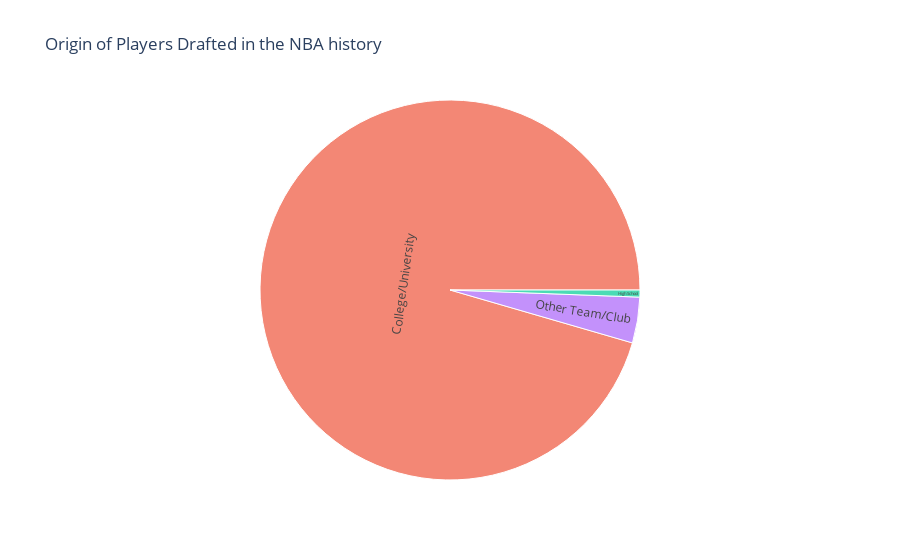

Write notebook code for a chart like this one.
### Code cell
# Plotting the data
px.sunburst(playerDraft_origin, 
            path = ['players_origin'],
            values = 'total_players',
            color = 'players_origin',
            hover_data = ['total_players'],
            color_continuous_scale = 'RdBu',
            title = 'Origin of Players Drafted in the NBA history')

### Figure 1 — Plotly figure (JSON) as saved in the notebook; plotly's stock layout.template omitted (floating-point values rounded to 4 significant figures)
{"data": [{"branchvalues": "total", "customdata": [[20, ""], [7334, "College/University"], [46, "High School"], [299, "Other Team/Club"]], "domain": {"x": [0, 1], "y": [0, 1]}, "hovertemplate": "labels=%{label}<br>total_players=%{customdata[0]}<br>parent=%{parent}<br>id=%{id}<br>players_origin=%{customdata[1]}<extra></extra>", "ids": ["", "College/University", "High School", "Other Team/Club"], "labels": ["", "College/University", "High School", "Other Team/Club"], "marker": {"colors": ["#636efa", "#EF553B", "#00cc96", "#ab63fa"]}, "name": "", "parents": ["", "", "", ""], "type": "sunburst", "values": [20, 7334, 46, 299]}], "layout": {"legend": {"tracegroupgap": 0}, "title": {"text": "Origin of Players Drafted in the NBA history"}}}
